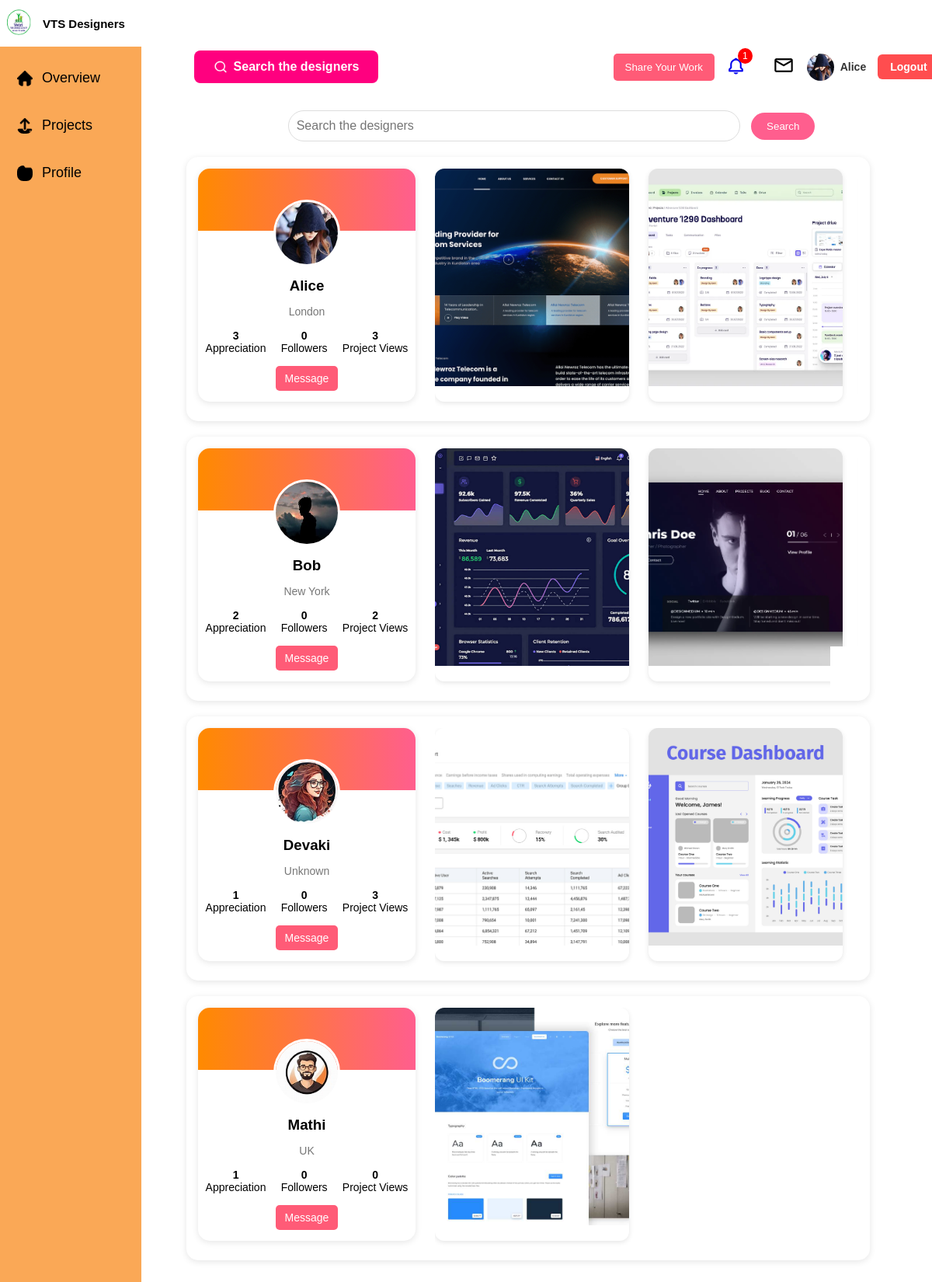
/users/search/ (signed in), run on the app's committed database.
### core/models.py (models this page shows)
class PythonUser(AbstractUser):
    location = models.CharField(max_length=100, blank=True)
    company_name = models.CharField(max_length=200, blank=True)
    occupation = models.CharField(max_length=100, blank=True)
    about_me = models.TextField(blank=True)
    followers = models.ManyToManyField('self', symmetrical=False, related_name='following', blank=True)
    profile_pic = models.ImageField(upload_to='profiles/', blank=True, null=True)
    projects_descriptions = models.TextField(blank=True)  # Combined summary
    custom_message = models.CharField(max_length=255, blank=True)
    hired_users = models.ManyToManyField('self', symmetrical=False, related_name='hired_by', blank=True)
    can_add_projects = models.BooleanField(default=True)  # For view-only users

class Project(models.Model):
    STATUS_CHOICES = [
        ('Draft', 'Draft'),
        ('Published', 'Published')
    ]
    CATEGORY_CHOICES = [
        ('UI', 'UI Design'),
        ('WEB', 'Web Design'),
        ('APP', 'App Design'),
        ('GRAPHIC', 'Graphic Design'),
    ]
    LICENSE_CHOICES = [
        ('ALL_RIGHTS', 'All Rights Reserved'),
        ('CC', 'Creative Commons'),
        ('MIT', 'MIT License'),
    ]
    owner = models.ForeignKey(PythonUser, on_delete=models.CASCADE, related_name='projects')
    images = models.ImageField(upload_to='projects/', blank=True, null=True)
    project_title = models.CharField(max_length=200)
    category = models.CharField(max_length=50, choices=CATEGORY_CHOICES, default='UI')
    license = models.CharField(max_length=50, choices=LICENSE_CHOICES, default='ALL_RIGHTS')
    description = models.TextField(max_length=100)
    tags = models.CharField(max_length=200, blank=True)
    visibility = models.CharField(max_length=20, choices=[('Public', 'Public'), ('Private', 'Private')], default='Public')
    downloadable = models.BooleanField(default=False)
    status = models.CharField(max_length=20, choices=STATUS_CHOICES, default='Draft')
    created_at = models.DateTimeField(auto_now_add=True)
    likes = models.PositiveIntegerField(default=0)
    views = models.PositiveIntegerField(default=0)

### core/views.py (the view)
# urls.py: path('users/search/', views.search_users, name='search_users'),
@login_required
def search_users(request):
    query = request.GET.get('q', '')
    users = User.objects.filter(
        Q(username__icontains=query) |
        Q(projects__category__icontains=query)  # Search by related Project category
    ).prefetch_related('projects').distinct()  # Avoid duplicate users
    for user in users:
        user.total_likes = Project.objects.filter(owner=user).aggregate(Sum('likes'))['likes__sum'] or 0
        user.total_views = Project.objects.filter(owner=user).aggregate(Sum('views'))['views__sum'] or 0
    return render(request, 'core/search_users.html', {'users': users, 'query': query})

### core/context_processors.py (called while the page is built)
def notifications_context(request):
    if request.user.is_authenticated:
        recent_notifications = Notification.objects.filter(user=request.user).order_by('-created_at')[:5]
        notifications_count = recent_notifications.count()
        return {
            'recent_notifications': recent_notifications,
            'notifications_count': notifications_count
        }
    return {}

### core/templates/core/search_users.html (shortened to what this page needs)
{% extends 'core/base.html' %}
{% load static %}
{% block extra_css %}
<link rel="stylesheet" href="{% static 'css/dashboard.css' %}">
<link rel="stylesheet" href="{% static 'css/search.css' %}">
{% endblock %}
{% block content %}
<div class="search-page">
    <div class="search-bar">
        <form method="get">
            <input type="text" name="q" placeholder="Search the designers" value="{{ query }}">
            <button type="submit">Search</button>
        </form>
    </div>
    {% for u in users %}
    <div class="user-project-container">
        <div class="user-card">
            <div class="user-info">
                <img src="{% if u.profile_pic %}/media/{{ u.profile_pic }}{% else %}{% static 'images/default-avatar.png' %}{% endif %}"
                    alt="Profile">
                <h3>{{ u.username }}</h3>
                <p>{{ u.location|default:"Unknown" }}</p>
                <div class="user-stats">
                    <div><strong>{{ u.total_likes|default:0 }}</strong><br>Appreciation</div>
                    <div><strong>{{ u.profile.followers|default:0 }}</strong><br>Followers</div>
                    <div><strong>{{ u.total_views|default:0 }}</strong><br>Project Views</div>
                </div>
<a href="{% url 'messages' %}?user={{ u.id }}" class="message-btn">Message</a>
            </div>
        </div>
        <div class="projects-scroll">
            {% for project in u.projects.all %}
            <div class="project-card">
                <img src="{% if project.images %}/media/{{ project.images }}{% else %}{% static 'images/default-project.png' %}{% endif %}"
                    alt="{{ project.project_title }}">
                <div class="project-info">
                </div>
            </div>
            {% empty %}
            <p style="padding: 10px;">No projects yet.</p>
            {% endfor %}
        </div>
    </div>
    {% empty %}
    <p>No users found.</p>
    {% endfor %}
</div>
{% endblock %}

### core/templates/core/base.html (shortened to what this page needs)
{% load static %}
<!DOCTYPE html>
<html>
<head>
    <link rel="stylesheet" href="{% static 'css/base.css' %}">
    <link href='https://unpkg.com/boxicons@2.1.4/css/boxicons.min.css' rel='stylesheet'>
    <link rel="stylesheet" href="https://cdnjs.cloudflare.com/ajax/libs/font-awesome/6.5.0/css/all.min.css">
    {% block extra_css %}{% endblock %}
</head>
<body class="{% block body_class %}{% endblock %}">
    <div class="layout">
        <div class="left-column" id="sidebar">
            <div class="logo-section">
                <div class="logo-text">
                    <img src="{% static 'images/logo.PNG' %}" alt="Logo">
                    <h2>VTS Designers</h2>
                </div>
            </div>
            <div class="sidebar">
                <ul>
                    <li class="{% if request.resolver_match.url_name == 'dashboard' %}active{% endif %}">
                        <a href="{% url 'dashboard' %}">
                            <img src="{% static 'images/home.png' %}" alt="Home" class="icon white-filter"> Overview
                        </a>
                    </li>
                    <li class="{% if request.resolver_match.url_name == 'project_create' %}active{% endif %}">
                        <a href="{% url 'project_create' %}">
                            <img src="{% static 'images/upload.png' %}" alt="Projects" class="icon white-filter">
                            Projects
                        </a>
                    </li>
                    <li class="{% if request.resolver_match.url_name == 'user_profile' %}active{% endif %}">
    <a href="{% url 'user_profile' %}">
        <img src="{% static 'images/folder.png' %}" alt="Profile" class="icon white-filter"> Profile
    </a>
</li>
                </ul>
            </div>
        </div>
        <div class="right-column">
            <div class="topbar">
                <form method="get" action="{% url 'search_users' %}" class="dashboard-search">
                    <button type="submit">
                        <img src="{% static 'images/searchicon.png' %}" alt="Search">
                        Search the designers
                    </button>
                </form>
                <div class="icons">
                    <button class="share-btn" onclick="window.location.href='{% url 'project_create' %}'">Share Your
                        Work</button>
                    <a href="#" class="icon-link notif" id="notif-btn">
                        <i class='bx bx-bell'></i><span class="badge">{{ notifications_count }}</span>
                    </a>
                    <a href="{% url 'messages' %}" class="icon-link"><img src="{% static 'images/Mail.png' %}"
                            alt="Messages"></a>
<a href="{% url 'user_profile' %}" class="profile-link">
    <img src="{% if request.user.profile_pic %}{{ request.user.profile_pic.url }}{% else %}{% static 'images/default-avatar.png' %}{% endif %}"
         class="profile-pic" alt="{{ request.user.username }}">
    <span class="profile-name">{{ request.user.username }}</span>
</a>
                    <form method="post" action="{% url 'logout' %}">
                        <button type="submit" class="logout-btn">Logout</button>
                    </form>
                </div>
            </div>
            <div class="content-wrapper">
                <div class="main-content">
                    {% block content %}{% endblock %}
                </div>
            </div>
        </div>
    </div>
</body>
</html>

### core/static/css/base.css (style rules this page uses)
body { font-family: "Outfit", sans-serif; }
.layout { display: flex; height: 100vh; font-family: Arial, sans-serif; }
.left-column { width: 220px; display: flex; flex-direction: column; }
.logo-section { background: #fff; padding: 10px; display: flex; align-items: center; gap: 10px; z-index: 2; width:20%; position:fixed; margin-left: -8px; }
.logo-text { display: flex; align-items: center; gap: 8px; }
.logo-text img { width: 40px; height: 40px; }
.logo-text h2 { font-size: 16px; margin: 0; font-weight: bold; white-space: nowrap; }
.logo-section img { width: 45px; height: 40px; }
.logo-section h2 { font-size: 15px; margin: 0; font-weight: bold; }
.sidebar { background: #FAA856; color: #fff; padding: 30px 20px; flex: 1; margin-top: 30px; position:fixed; width:200px; height:500px; margin-left: -8px; }
.sidebar ul { list-style: none; padding: 0; }
.sidebar ul li { margin: 20px 0; }
.sidebar ul li a { color: black; text-decoration: none; font-size: 18px; display: flex; align-items: center; gap: 12px; padding: 10px; }
.sidebar ul li a img { width:20px; height:20px; }
.right-column { flex: 1; display: flex; flex-direction: column; background: #fff; }
.topbar { display: flex; justify-content: space-between; align-items: center; gap: 20px; padding: 15px 10px; background: #fff; margin: 50px auto 0; width:80%; }
.dashboard-search button { display: flex; align-items: center; gap: 8px; background: #ff007f; color: #fff; font-weight: bold; border: none; padding: 12px 25px; border-radius: 8px; font-size: 16px; cursor: pointer; border-top-left-radius: 8px; }
.dashboard-search button img { width: 18px; height: 18px; }
.share-btn { background: #ff5b77; border: none; padding: 10px 15px; color: #fff; border-radius: 5px; cursor: pointer; }
.icons { display: flex; align-items: center; gap: 15px; }
.icons .badge { background: red; color: #fff; font-size: 12px; border-radius: 50%; padding: 3px 6px; position: relative; top: -20px; left: -10px; }
.icon-link img { width:30px; height:30px; }
.icon-link i { font-size: 25px; }
.profile-pic { width: 35px; height: 35px; border-radius: 50%; }
.main-content { flex:1; width:90%; margin: auto; }
.icon-link.notif i { text-decoration: none; border: none; display: inline-block; line-height: 1; }
.icon-link.notif { text-decoration: none; }
.icon-link.notif { position: relative; }
.logout-btn { background: #ff4d4f; color: #fff; border: none; padding: 8px 16px; border-radius: 6px; font-size: 14px; font-weight: 600; cursor: pointer; transition: background 0.3s ease, transform 0.2s ease; }
.profile-link { display: flex; align-items: center; gap: 8px; text-decoration: none; color: #333; font-weight: 600; }
.profile-name { font-size: 14px; color: #333; }
@media (min-width: 1199px) and (max-width: 1439px) { .sidebar { width:150px; height:100%; } }

### core/static/css/dashboard.css (style rules this page uses)
body { font-family: "Outfit", sans-serif; }
.icon { width: 40px; height: 40px; border-radius: 8px; display: flex; align-items: center; justify-content: center; }
.icon { transition: transform 0.3s ease, background 0.3s ease; }

### data on the page
PythonUser: profile_pic (picture), user.username "Alice", username "Alice", location "London", total_likes "3", profile.followers "0", total_views "3"
Project: images (picture)
Project: images (picture)
PythonUser: profile_pic (picture), username "Bob", location "New York", total_likes "2", profile.followers "0", total_views "2"
Project: images (picture)
Project: images (picture)
PythonUser: username "Devaki", location "Unknown", total_likes "1", profile.followers "0", total_views "3"
Project: images (picture)
Project: images (picture)
PythonUser: profile_pic (picture), username "Mathi", location "UK", total_likes "1", profile.followers "0", total_views "0"
Project: images (picture)

### other printed values
{{ notifications_count }} "1"
